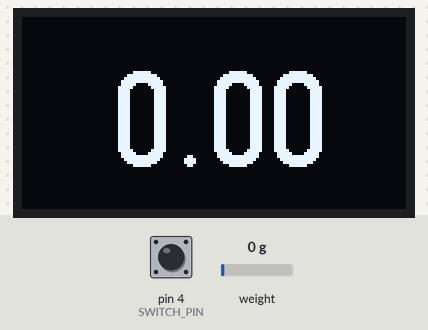
Recording of a sketch running on a simulated Arduino Uno, built with avr-gcc and run on an emulated ATmega328P. Shown: 128×64 one-colour display. The inputs (shaded band) are chosen by the test bench; at power-on: pin 4 (SWITCH_PIN) HIGH, weight on the scale 0 g. What the sketch prints to the serial monitor is not drawn.

Above: at 4.2 s.
4.3 s: pin 4 (SWITCH_PIN) pulled LOW for 0.35 s
At 5.9 s:
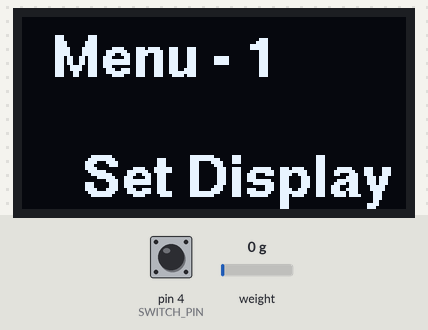
8.5 s: pin 4 (SWITCH_PIN) pulled LOW for 3.2 s
At 13.5 s:
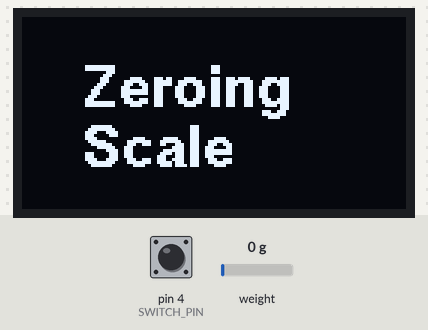
13.9 s: weight on the scale set to 2500 g
At 15.5 s:
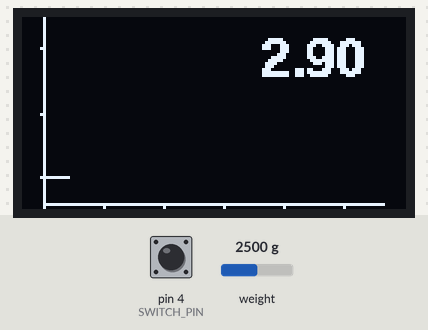
15.8 s: weight on the scale set to 100 g
At 16.7 s:
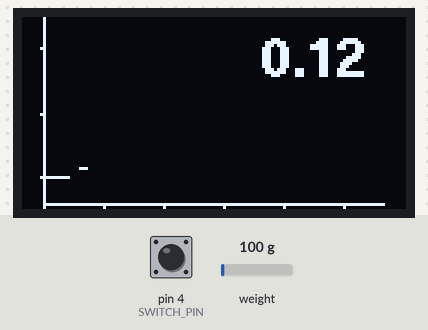
18.4 s: weight on the scale set to 1250 g
At 19.4 s:
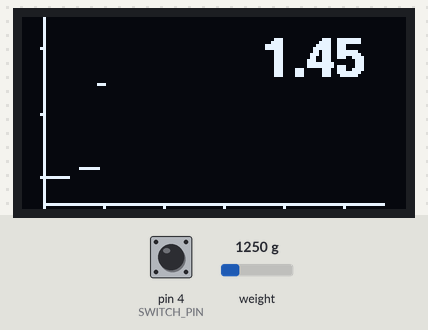
Timing chart, 0 to 21.4 s (numbered marks = the images above; inputs shaded):
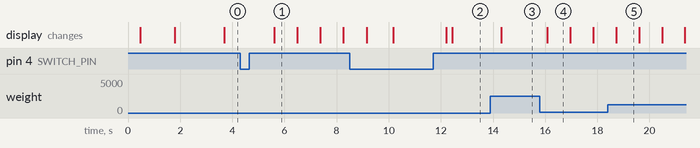

The sketch:

torque_meter_ssh1106.ino
```cpp
// Torque Meter using SSH1106 display
//
//
//   Before turning on the torque meter, make sure there is no load as it
//   will zero the scale when it boots up.
//
//   To access the Menu, press and hold the button switch.
//   Menu options will cycle.  Release button to make selection.
//   Menu options are:
//       1. Toggle Display between torque reading and graph
//       2. Zero scale
//       3. Exit
//
//   To toggle between torque reading and graph view, press and hold down the
//   button.  Release when the view changes.  Do not continue holding down the
//   button as it will zero the meter.
//
//   To zero the meter again, press and hold down the button until the Zero Scale
//   displays.
//
// Version 1.04
//    - update button action to have scroll through menu options

#include <SPI.h>
#include <Wire.h>
#include <U8g2lib.h>  // OLED

#include <splash.h>
#include "HX711.h"

//
// Wiring Up Circuit
//
// Load Cell to HX711
//    Red to E+, Black to E-, White to A-, Green to A+
// HX711 to Arduino
//    GND to GND, DT to D2, SCK to D3, VCC to 3.3V
// SSH1106 to Arduino
//    GND to GND, VCC to 5V, SCL to A5, SDA to A4
// Battery to Switch to Arduino
//    Battery Pos to Switch, Battery Neg to GND, Switch to VIN
// Button Switch
//    Leg 1 to D4, Leg 2 to GND
//


// Button Switch
const int SWITCH_PIN = 4;

// HX711 Load Cell
#include "HX711.h"
const int LOADCELL_DOUT_PIN = 2;
const int LOADCELL_SCK_PIN = 3;

HX711 scale;
float calibration_factor = 129054;  // Calibrate scale to ounce (20g = 0.705oz)
float arm_length = 29.5 / 25.4;     // arm length in inches

const int reading_delay = 10;


// SH1106 OLED Display
U8G2_SH1106_128X64_NONAME_1_HW_I2C display(U8G2_R0);

void display_setup()
{
  display.begin();
}

void display_title_screen()
{

  display.firstPage();
  do {
    //display.setFont(u8g2_font_helvB14_tf);
    display.setFont(u8g2_font_logisoso32_tf);
    display.drawStr(10, 36, "Torque");
    display.drawStr(10, 64, "Meter");
  } while( display.nextPage() );

}

void display_tare_screen()
{
  display.firstPage();
  do {
    display.setFont(u8g2_font_helvB14_tf);
    display.drawStr(20, 30, "Zeroing");
    display.drawStr(20, 50, "Scale");
  } while (display.nextPage());
}

void display_torque(float torque)
{
  display.firstPage();
  do {
    display.setFont(u8g2_font_logisoso32_tf);
    display.setCursor(30,50);
    display.print(torque);
  } while ( display.nextPage() );
}

void display_menu(int option)
{
  display.firstPage();
  do {
    display.setFont(u8g2_font_helvB14_tf);

    switch (option) {
      case 1:
        display.drawStr(10, 20, "Menu - 1");
        display.drawStr(20, 60, "Set Display");
        break;
      case 2:
        display.drawStr(10, 20, "Menu - 2");
        display.drawStr(20, 60, "Zero Scale");
        break;
      case 3:
        display.drawStr(10, 20, "Menu - 3");
        display.drawStr(20, 60, "Exit");
    }
  } while (display.nextPage());
}


// History Graph

const int     HISTORY_SIZE = 57;

const float   VALUE_MIN     = -0.5;   // min and max values to graph
const float   VALUE_MAX     = 2.5;
const int     Y_AXIS_HEIGHT = 64;     // vertical axis height

int history_data[HISTORY_SIZE];

void history_graph_setup()
{
  for (int i=0; i<HISTORY_SIZE; i++)
    history_data[i] = Y_AXIS_HEIGHT;
}

void history_graph_add(float value)
{
  static int i = 0;
  int data;

  //data = Y_AXIS_HEIGHT * ((value - VALUE_MIN) / (VALUE_MAX - VALUE_MIN));
  data = Y_AXIS_HEIGHT * ((VALUE_MAX - value) / (VALUE_MAX - VALUE_MIN));

  if ( i == HISTORY_SIZE ) {
    for (int j=0; j<HISTORY_SIZE-1; j++) {
      history_data[j] = history_data[j+1];
    }
    i = HISTORY_SIZE - 1;
  }

  history_data[i] = data;
  i++;
}

void graph_draw_axis(int y_start, int y_end)
{
  float tick;

  // Y Axis and Ticks
  display.drawLine(7, 0, 7, 100);
  for (int i = y_start; i <= y_end; i++) {
    tick = (float) i;
    tick = Y_AXIS_HEIGHT * ( (tick - VALUE_MIN) / (VALUE_MAX - VALUE_MIN));
    display.drawPixel(6, Y_AXIS_HEIGHT - tick);
  }

  // X Axis
  display.drawPixel(27, 63);
  display.drawPixel(47, 63);
  display.drawPixel(67, 63);
  display.drawPixel(87, 63);
  display.drawPixel(107, 63);
  display.drawLine(7, 62, 120, 62);
}

void history_graph_display(float reading)
{
  display.setFont(u8g2_font_helvB14_tf);

  display.firstPage();

  do {
    graph_draw_axis(VALUE_MIN, VALUE_MAX);

    display.setCursor(80, 20);
    display.println((float) reading, 2);

    for(int i=0; i < HISTORY_SIZE; i++) {
      int x = (2*i) + 7;
      int y = history_data[i];
      display.drawLine(x, y, x+2, y);
    }
  } while (display.nextPage());
}


void setup() {

  Serial.begin(38400);

  pinMode(SWITCH_PIN, INPUT_PULLUP); // Switch Pin in Input

  Serial.println("Torque Meter");

  Serial.println("... setup");
  display_setup();
  history_graph_setup();

  Serial.println("... title screen");
  display_title_screen();

  scale.begin(LOADCELL_DOUT_PIN, LOADCELL_SCK_PIN);

  Serial.println("Before setting up the scale:");

  if (scale.is_ready()) {
    Serial.println("read: \t\t");
    Serial.println(scale.read());
  } else {
    Serial.println("HX711 not found.");
  }

  Serial.print("read average: \t\t");
  Serial.println(scale.read_average(10));

  // Set the calibration factor
  scale.set_scale(calibration_factor);

  // Zero the scale
  display_tare_screen();
  scale.tare();

  Serial.println("Readings:");
}

const int MENU_OPTION_HOLD = 3;
const int MENU_NUM_OPTIONS = 3;  // mode, zero, exit

void loop() {
  // put your main code here, to run repeatedly:
  static int count = 0;
  count++;

  static int button_down_count = 0;
  static int button_state = 0;
  static int display_mode = 0;

  float torque;
  static int   menu_option = 0;

  // Check switch
  button_state = digitalRead(SWITCH_PIN); // Read the status of the switch

  switch(button_state) {
    case LOW:
      button_down_count++;
      Serial.print("button_down_count ");
      Serial.println(button_down_count);

      //menu_option = ((button_down_count + MENU_OPTION_HOLD - 1) / MENU_OPTION_HOLD) % (MENU_NUM_OPTIONS);

      menu_option = ((button_down_count / MENU_OPTION_HOLD) % MENU_NUM_OPTIONS) + 1;
      break;

    case HIGH:

      switch (menu_option) {
         case 1:
           display_mode = !(display_mode);
           break;

         case 2:
           display_tare_screen();
           scale.tare();
           delay(reading_delay);
           break;

         case 3:
           // exit without changing anything
           break;

         default:
           break;
      }

      button_down_count = 0;
      menu_option       = 0;
      break;
  }

  // Take a load cell reading
  Serial.print("count:\t");
  Serial.print(count);
  Serial.print("\traw: ");
  Serial.print(scale.read(),1);
  Serial.print("\t\tweight: ");
  Serial.print(scale.get_units(), 3);

  Serial.print("\t torque: ");
  torque = scale.get_units(5) * arm_length;
  Serial.println(torque, 3);

  // Decide whether to show button down
  // or the torque screens
  if (menu_option > 0) {
    display_menu(menu_option);
  } else {
    if (display_mode == 0) {
      display_torque(torque);
    } else {
      history_graph_add(torque);
      history_graph_display(torque);
    }
  }

  scale.power_down();              // put the ADC in sleep mode
  delay(reading_delay);
  scale.power_up();
}
```

Measured:
- after the input at 4.3 s, the display: changes after 1.3 s (image 1)
- after the input at 15.8 s, the display: changes after 0.28 s (image 4)
- what the display in image 1 shows lasts 0.9 s, from 5.6 s to 6.5 s
